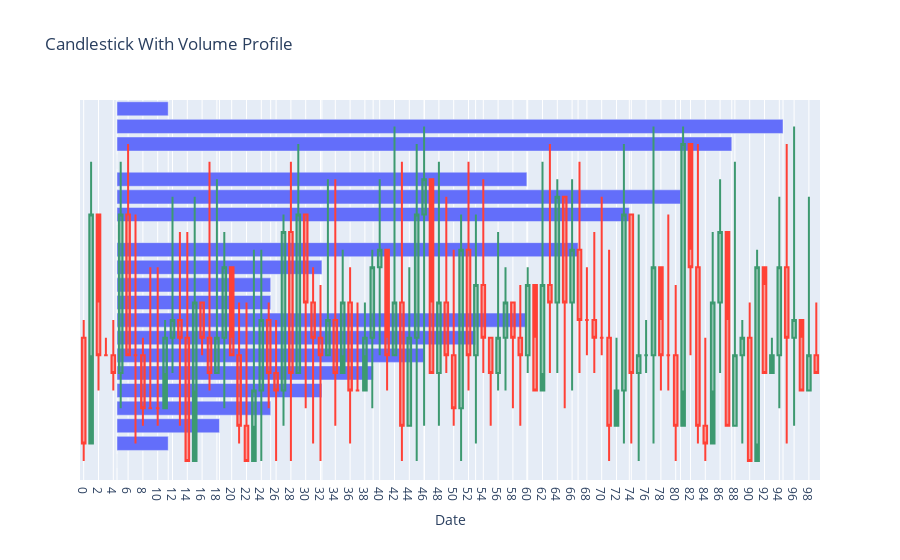

The notebook cell this image was saved under:
### Code cell
from plotly.offline import plot
import plotly.graph_objects as go
import random
import pandas as pd

#Create random OHLC and Volume
high = 40
low = 20
dev = 1
days = 100

fake_market = []
for each in range(days):
    ohlc = []
    ohlc.append(each)
    if each == 0:
        o = random.randrange(low, high)
        ohlc.append(o)
    else:
        ohlc.append(c) #I know
    h = random.randrange(o, high)
    ohlc.append(h)
    l = random.randrange(low, o)
    ohlc.append(l)
    c = random.randrange(l, h)
    ohlc.append(c)
    fake_market.append(ohlc)

fake_volume = [[x, random.randrange(10, 30)] for x in range(low, (high+1))]
df = pd.DataFrame(fake_market, columns=["Date", "Open", "High", "Low", "Close"])
df2 = pd.DataFrame(fake_volume, columns=["Volume", "Price"])

#Do all the plotly stuff
fig = go.Figure(
    data=[
        go.Bar(
            x=[str(x) for x in df2.Price.to_list()],
            y=[str(x) for x in df2.Volume.to_list()],
            orientation="h",
            xaxis="x",
            yaxis="y",
            visible=True,
            showlegend=False
        ),
        go.Candlestick(
            x=[str(x) for x in df.Date.to_list()],
            open=[str(x) for x in df.Open.to_list()],
            high=[str(x) for x in df.High.to_list()],
            low=[str(x) for x in df.Low.to_list()],
            close=[str(x) for x in df.Close.to_list()],
            xaxis="x2",
            yaxis="y",
            visible=True,
            showlegend=False
        )
    ],
    layout=go.Layout(
        title=go.layout.Title(text="Candlestick With Volume Profile"),
        xaxis=go.layout.XAxis(
            side="top",
            #range=[0, 300],
            rangeslider=go.layout.xaxis.Rangeslider(visible=False),
            showticklabels=False
        ),
        yaxis=go.layout.YAxis(
            side="left",
            range=[low, high],
            showticklabels=False
        ),
        xaxis2=go.layout.XAxis(
            side="bottom",
            title="Date",
            rangeslider=go.layout.xaxis.Rangeslider(visible=False),
            overlaying="x"
        ),
        yaxis2=go.layout.YAxis(
            side="right",
            title="Price",
            range=[low, high],
            overlaying="y"
        )
    )
)
#template = ["plotly", "plotly_white", "plotly_dark", "ggplot2", "seaborn", "none"]
#fig.update_layout(template=template[2])
fig.show()
#plot(fig)

### Figure 1 — Plotly figure (JSON) as saved in the notebook; plotly's stock layout.template omitted (floating-point values rounded to 4 significant figures)
{"data": [{"orientation": "h", "showlegend": false, "type": "bar", "visible": true, "x": ["27", "25", "10", "24", "11", "16", "20", "19", "17", "24", "24", "11", "13", "27", "28", "22", "17", "27", "21", "15", "25"], "xaxis": "x", "y": ["20", "21", "22", "23", "24", "25", "26", "27", "28", "29", "30", "31", "32", "33", "34", "35", "36", "37", "38", "39", "40"], "yaxis": "y"}, {"close": ["21", "34", "26", "26", "25", "34", "26", "26", "23", "23", "23", "27", "28", "27", "20", "29", "27", "25", "27", "31", "26", "22", "20", "24", "28", "25", "24", "33", "25", "34", "29", "27", "26", "28", "25", "29", "24", "24", "27", "31", "32", "26", "29", "22", "27", "34", "36", "25", "29", "26", "23", "32", "26", "30", "27", "25", "27", "29", "27", "26", "30", "24", "30", "29", "35", "29", "32", "28", "28", "27", "27", "22", "24", "34", "25", "26", "26", "31", "26", "26", "22", "38", "31", "22", "21", "29", "33", "22", "26", "27", "20", "31", "25", "26", "31", "27", "28", "24", "26", "25"], "high": ["28", "37", "29", "27", "28", "37", "38", "34", "27", "31", "31", "28", "35", "33", "33", "35", "29", "37", "36", "33", "27", "29", "29", "32", "32", "29", "28", "34", "37", "38", "34", "31", "30", "36", "36", "32", "31", "29", "29", "32", "36", "27", "39", "37", "31", "38", "39", "29", "37", "35", "32", "34", "37", "34", "36", "27", "33", "31", "29", "30", "31", "27", "37", "38", "36", "35", "36", "37", "31", "33", "35", "32", "27", "38", "34", "34", "28", "39", "28", "34", "30", "39", "32", "38", "27", "33", "36", "28", "37", "28", "29", "32", "30", "27", "35", "38", "39", "27", "35", "29"], "low": ["20", "26", "24", "26", "24", "23", "26", "21", "22", "23", "22", "25", "25", "22", "20", "24", "26", "24", "25", "23", "26", "21", "20", "22", "20", "23", "20", "22", "20", "25", "23", "21", "20", "26", "22", "26", "21", "24", "26", "23", "26", "24", "26", "20", "22", "20", "22", "25", "22", "25", "22", "20", "24", "21", "25", "22", "24", "24", "23", "22", "25", "24", "25", "25", "25", "23", "24", "25", "26", "25", "26", "20", "24", "21", "21", "20", "25", "21", "24", "24", "20", "24", "26", "21", "20", "24", "25", "22", "22", "21", "20", "21", "25", "26", "23", "21", "22", "24", "24", "25"], "open": ["27", "21", "34", "26", "26", "25", "34", "26", "26", "23", "23", "23", "27", "28", "27", "20", "29", "27", "25", "27", "31", "26", "22", "20", "24", "28", "25", "24", "33", "25", "34", "29", "27", "26", "28", "25", "29", "24", "24", "27", "31", "32", "26", "29", "22", "27", "34", "36", "25", "29", "26", "23", "32", "26", "30", "27", "25", "27", "29", "27", "26", "30", "24", "30", "29", "35", "29", "32", "28", "28", "27", "27", "22", "24", "34", "25", "26", "26", "31", "26", "26", "22", "38", "31", "22", "21", "29", "33", "22", "26", "27", "20", "31", "25", "26", "31", "27", "28", "24", "26"], "showlegend": false, "type": "candlestick", "visible": true, "x": ["0", "1", "2", "3", "4", "5", "6", "7", "8", "9", "10", "11", "12", "13", "14", "15", "16", "17", "18", "19", "20", "21", "22", "23", "24", "25", "26", "27", "28", "29", "30", "31", "32", "33", "34", "35", "36", "37", "38", "39", "40", "41", "42", "43", "44", "45", "46", "47", "48", "49", "50", "51", "52", "53", "54", "55", "56", "57", "58", "59", "60", "61", "62", "63", "64", "65", "66", "67", "68", "69", "70", "71", "72", "73", "74", "75", "76", "77", "78", "79", "80", "81", "82", "83", "84", "85", "86", "87", "88", "89", "90", "91", "92", "93", "94", "95", "96", "97", "98", "99"], "xaxis": "x2", "yaxis": "y"}], "layout": {"title": {"text": "Candlestick With Volume Profile"}, "xaxis": {"rangeslider": {"visible": false}, "showticklabels": false, "side": "top"}, "xaxis2": {"overlaying": "x", "rangeslider": {"visible": false}, "side": "bottom", "title": {"text": "Date"}}, "yaxis": {"showticklabels": false, "side": "left"}, "yaxis2": {"overlaying": "y", "range": [20, 40], "side": "right", "title": {"text": "Price"}}}}
